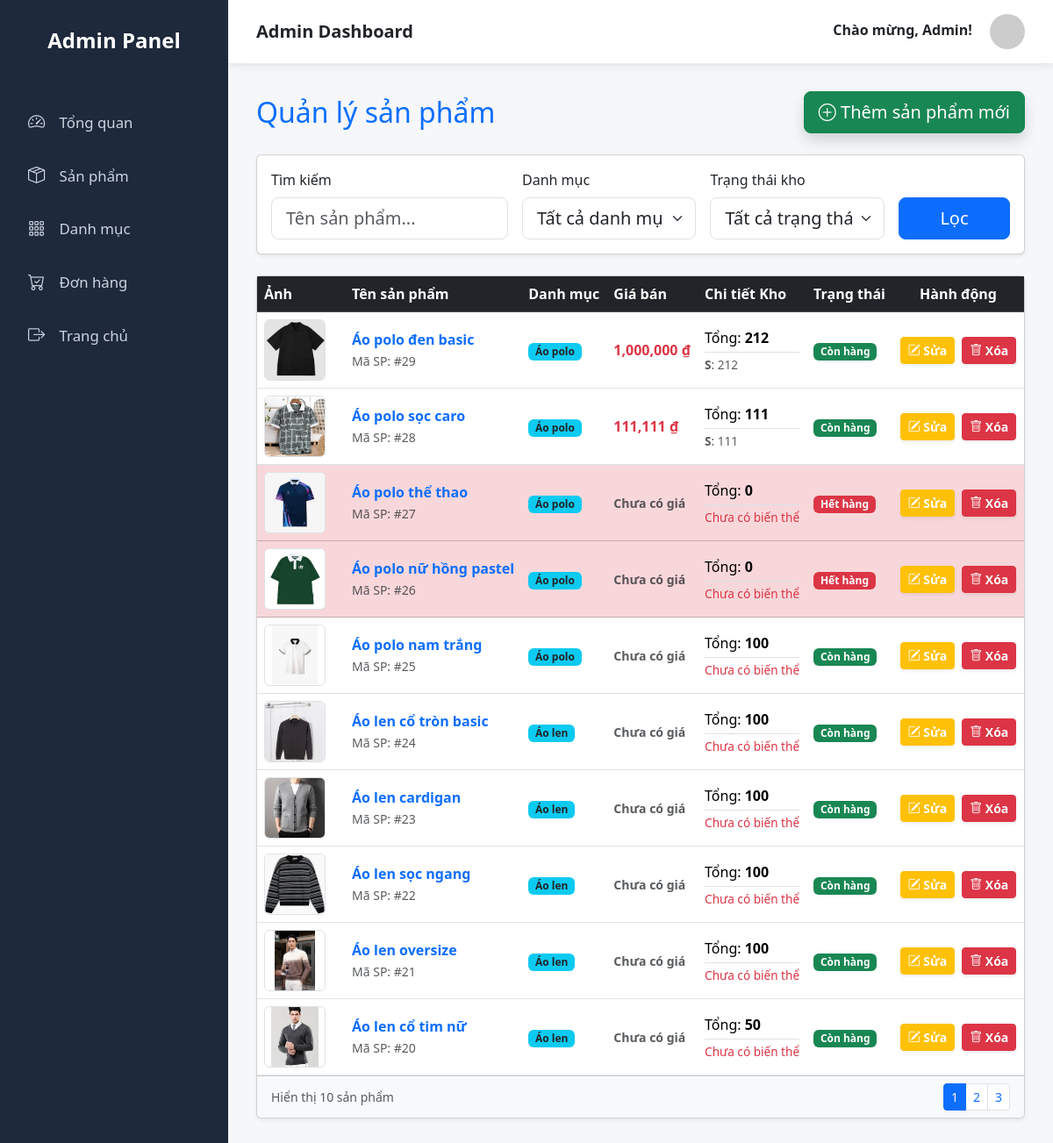
The page /admin.php?ctrl=admin&act=product (signed in) on the database its author committed.
### tables this page shows
CREATE TABLE `products` (
  `id` int NOT NULL,
  `name` varchar(255) NOT NULL,
  `category_slug` varchar(100) NOT NULL,
  `description` varchar(255) NOT NULL,
  `image` varchar(255) NOT NULL,
  `category_id` int NOT NULL,
  `status` tinyint NOT NULL DEFAULT '1',
  `sold` int NOT NULL,
  `created_at` timestamp NOT NULL,
  `quantity` int NOT NULL
);

### Controllers/AdminController.php (called while the page is built, shortened)
<?php
include_once 'admin.php';
include_once './Models/Database.php';
include_once "./Models/Admin.php";
class AdminController {
    function product() {
        $productModel = new Admin();
        $perPage = 10;
        $page = max(1, (int)($_GET['page'] ?? 1));
        $offset = ($page - 1) * $perPage;
        $where = "WHERE 1=1";
        $params = [];
        $sql = "SELECT p.*, COALESCE(c.name, 'Chưa chọn') as cat_name,
               (SELECT MIN(price) FROM product_variants WHERE product_id = p.id) as display_price,
               (SELECT GROUP_CONCAT(CONCAT('<b>', size, '</b>: ', stock) ORDER BY FIELD(size, 'S','M','L','XL','XXL') SEPARATOR '<br>')
                FROM product_variants WHERE product_id = p.id) as stock_detail
               FROM products p LEFT JOIN category c ON p.category_id = c.id
               $where ORDER BY p.id DESC LIMIT $perPage OFFSET $offset";
        $products = $productModel->query($sql, $params);
        $totalRow = $productModel->queryOne("SELECT COUNT(*) FROM products p $where", $params);
        $total = $totalRow['COUNT(*)'] ?? 0;
        $totalPages = max(1, ceil($total / $perPage));
        include_once "./Views/admin/page_product.php";
    }
}
?>

### Models/Database.php (called while the page is built, shortened)
<?php
class Database
{
  private $servername = "localhost";
  private $username = "root";
  private $password = "";
  private $dbname = "duan1";
  private $conn;
  function __construct()
  {
    try {
      $this->conn = new PDO("mysql:host=$this->servername;dbname=$this->dbname", $this->username, $this->password);
      $this->conn->setAttribute(PDO::ATTR_ERRMODE, PDO::ERRMODE_EXCEPTION);
    } catch (PDOException $e) {
      echo "Connection failed: " . $e->getMessage();
    }
  }
  private function normalizeParams($args) {
      if (count($args) === 1 && is_array($args[0])) {
          return $args[0];
      }
      return $args;
  }
  function query($sql, ...$args)
  {
    try {
      $stmt = $this->conn->prepare($sql);
      $params = $this->normalizeParams($args);
      $stmt->execute($params);
      $stmt->setFetchMode(PDO::FETCH_ASSOC);
      return $stmt->fetchAll();
    } catch (PDOException $e) {
      echo "Error SQL: " . $e->getMessage();
      return [];
    }
  }
  function queryOne($sql, ...$args)
  {
    try {
      $stmt = $this->conn->prepare($sql);
      $params = $this->normalizeParams($args);
      $stmt->execute($params);
      $stmt->setFetchMode(PDO::FETCH_ASSOC);
      return $stmt->fetch();
    } catch (PDOException $e) {
      echo "Error: " . $e->getMessage();
    }
  }
  function __destruct()
  {
    $this->conn = null;
  }
}

### Models/Admin.php (called while the page is built, shortened)
<?php
include_once "./Models/Database.php";
class Admin
{
    private $db;
    function __construct() {
        $this->db = new Database();
    }
    function query($sql, ...$params) {
        if (isset($params[0]) && is_array($params[0])) {
            $params = $params[0];
        }
        return $this->db->query($sql, $params);
    }
    function queryOne($sql, ...$params) {
        if (isset($params[0]) && is_array($params[0])) {
            $params = $params[0];
        }
        return $this->db->queryOne($sql, $params);
    }
}
?>

### Views/admin/page_product.php (the view, shortened to what this page needs)
<?php include_once "./Views/admin/layout_sidebar_admin.php" ?>
<div class="page-body">
    <div class="d-flex justify-content-between align-items-center mb-4">
        <h2 class="mb-0 text-primary">Quản lý sản phẩm</h2>
        <a href="admin.php?ctrl=admin&act=add" class="btn btn-success btn-lg shadow">
            <i class="bi bi-plus-circle"></i> Thêm sản phẩm mới
        </a>
    </div>
    <form method="GET" class="card shadow-sm mb-4">
        <div class="card-body">
            <div class="row g-3 align-items-end">
                <div class="col-lg-4">
                    <label class="form-label">Tìm kiếm</label>
                    <input type="text" name="keyword" class="form-control form-control-lg" placeholder="Tên sản phẩm..." value="<?=htmlspecialchars($_GET['keyword']??'')?>">
                </div>
                <div class="col-lg-3">
                    <label class="form-label">Danh mục</label>
                    <select name="cat_id" class="form-select form-select-lg">
                        <option value="">Tất cả danh mục</option>
                    </select>
                </div>
                <div class="col-lg-3">
                    <label class="form-label">Trạng thái kho</label>
                    <select name="status" class="form-select form-select-lg">
                        <option value="">Tất cả trạng thái</option>
                    </select>
                </div>
                <div class="col-lg-2">
                    <button type="submit" class="btn btn-primary btn-lg w-100">Lọc</button>
                </div>
            </div>
        </div>
    </form>
    <div class="card shadow-sm">
        <div class="table-responsive">
            <table class="table table-hover align-middle mb-0">
                <thead class="table-dark">
                    <tr>
                        <th width="100">Ảnh</th>
                        <th>Tên sản phẩm</th>
                        <th>Danh mục</th>
                        <th>Giá bán </th>
                        <th>Chi tiết Kho</th>
                        <th>Trạng thái</th>
                        <th class="text-center" width="150">Hành động</th>
                    </tr>
                </thead>
                <tbody>
                    <?php if(empty($products) || !is_array($products)): ?>
                        <tr><td colspan="7" class="text-center py-5 text-muted">Không tìm thấy sản phẩm nào</td></tr>
                    <?php else: ?>
                        <?php foreach($products as $p):
                            $status_class = $p['quantity'] > 10 ? 'bg-success' : ($p['quantity'] > 0 ? 'bg-warning text-dark' : 'bg-danger');
                            $status_text  = $p['quantity'] > 10 ? 'Còn hàng' : ($p['quantity'] > 0 ? 'Sắp hết' : 'Hết hàng');
                            $dbVal = $p['image'];
                            $imgUrl = "./Public/image/no-image.jpg";
                            if (!empty($dbVal)) {
                                if (strpos($dbVal, 'image/') === 0) $imgUrl = "./Public/" . $dbVal;
                                else $imgUrl = "./Public/image/" . $dbVal;
                            }
                            $displayPrice = isset($p['display_price']) && $p['display_price'] > 0
                                            ? number_format($p['display_price']) . " ₫"
                                            : "<span class='text-muted small'>Chưa có giá</span>";
                        ?>
                            <tr <?= $p['quantity'] == 0 ? 'class="table-danger"' : '' ?>>
                                <td>
                                    <img src="<?=$imgUrl?>" class="rounded border bg-white" style="width:70px; height:70px; object-fit:contain;">
                                </td>
                                <td>
                                    <strong class="text-primary"><?=htmlspecialchars($p['name'])?></strong><br>
                                    <small class="text-muted">Mã SP: #<?=$p['id']?></small>
                                </td>
                                <td><span class="badge bg-info text-dark"><?=htmlspecialchars($p['cat_name']??'Chưa chọn')?></span></td>
                                <td class="text-danger fw-bold"><?=$displayPrice?></td>
                                <td>
                                    <div class="mb-1">Tổng: <b><?=$p['quantity']?></b></div>
                                    <div class="text-muted border-top pt-1 mt-1" style="font-size: 0.85rem; line-height: 1.4;">
                                        <?= $p['stock_detail'] ?? '<span class="text-danger">Chưa có biến thể</span>' ?>
                                    </div>
                                </td>
                                <td><span class="badge <?=$status_class?>"><?=$status_text?></span></td>
                                <td class="text-center align-middle">
                                    <div class="d-flex justify-content-center gap-2">
                                        <a href="admin.php?ctrl=admin&act=edit&id=<?=$p['id']?>"
                                           class="btn btn-warning btn-sm text-white shadow-sm fw-bold"
                                           title="Sửa sản phẩm">
                                            <i class="bi bi-pencil-square"></i> Sửa
                                        </a>
                                        <a href="admin.php?ctrl=admin&act=delete&id=<?=$p['id']?>"
                                           class="btn btn-danger btn-sm text-white shadow-sm fw-bold"
                                           title="Xóa sản phẩm"
                                           onclick="return confirm('Xóa sản phẩm này sẽ xóa cả các biến thể giá. Bạn chắc chắn chứ?');">
                                           <i class="bi bi-trash"></i> Xóa
                                        </a>
                                    </div>
                                </td>
                            </tr>
                        <?php endforeach; ?>
                    <?php endif; ?>
                </tbody>
            </table>
        </div>
        <div class="card-footer bg-light d-flex justify-content-between align-items-center">
             <small class="text-muted">Hiển thị <?=count($products ?? [])?> sản phẩm</small>
             <?php if(isset($totalPages) && $totalPages > 1): ?>
                <nav><ul class="pagination pagination-sm mb-0">
                    <?php for($i = 1; $i <= $totalPages; $i++): ?>
                        <li class="page-item <?= ($page??1) == $i ? 'active' : '' ?>">
                            <a class="page-link" href="?<?=http_build_query(array_merge($_GET, ['page' => $i]))?>"><?=$i?></a>
                        </li>
                    <?php endfor; ?>
                </ul></nav>
             <?php endif; ?>
        </div>
    </div>
</div>

### admin.php (shortened to what this page needs)
<?php
include_once './Controllers/AdminController.php';
if (isset($_GET['ctrl']) && isset($_GET['act'])) {
    $ctrl = new (ucfirst($_GET['ctrl']) . 'Controller')();
    $act = $_GET['act'];
if (!empty($_GET['id'])) {
    $ctrl->$act($_GET['id']);
} else {
    $ctrl->$act();
}
}
else {
    include_once 'Controllers/AdminController.php';
    $ctrl = new AdminController();
    $ctrl->pageAdmin();
}
?>

### Views/admin/layout_sidebar_admin.php (shortened to what this page needs)
<!DOCTYPE html>
<html lang="vi">
<head>
    <link href="https://cdn.jsdelivr.net/npm/bootstrap@5.3.3/dist/css/bootstrap.min.css" rel="stylesheet">
    <link href="https://cdn.jsdelivr.net/npm/bootstrap-icons/font/bootstrap-icons.css" rel="stylesheet">
</head>
<body>
    <nav class="sidebar">
        <h4>Admin Panel</h4>
        <a href="admin.php?ctrl=admin&act=page"><i class="bi bi-speedometer2"></i> Tổng quan</a>
        <a href="admin.php?ctrl=admin&act=product" ><i class="bi bi-box-seam"></i> Sản phẩm</a>
        <a href="admin.php?ctrl=admin&act=categories"><i class="bi bi-grid-3x3-gap"></i> Danh mục</a>
        <a href="admin.php?ctrl=admin&act=order"><i class="bi bi-cart-check"></i> Đơn hàng</a>
        <a href="?ctrl=user&act=logout"><i class="bi bi-box-arrow-right"></i> Trang chủ</a>
    </nav>
    <div class="main-content">
        <div class="topbar">
            <strong class="fs-5">Admin Dashboard</strong>
            <div>
                <span class="me-3 fw-semibold">Chào mừng, Admin!</span>
                <img src="https://via.placeholder.com/40" class="rounded-circle" alt="avatar">
            </div>
        </div>

### Views/admin/layout_sidebar_admin.php (style rules this page uses)
:root { --sidebar-w: 260px; }
* { box-sizing: border-box; margin:0; padding:0; }
body { font-family: 'Segoe UI', Tahoma, Geneva, Verdana, sans-serif; background: #f5f7fa; min-height: 100vh; display: flex; }
.sidebar { width: var(--sidebar-w); background: #1e293b; color: #cbd5e1; position: fixed; top: 0; bottom: 0; left: 0; padding: 2rem 0; z-index: 1000; }
.sidebar h4 { color: white; text-align: center; margin-bottom: 3rem; font-weight: 600; font-size: 1.5rem; }
.sidebar a { display: block; padding: 1rem 2rem; color: #cbd5e1; text-decoration: none; font-size: 1.05rem; transition: all 0.3s; }
.sidebar a i { margin-right: 12px; font-size: 1.2rem; }
.main-content { margin-left: var(--sidebar-w); width: calc(100% - var(--sidebar-w)); display: flex; flex-direction: column; }
.topbar { background: white; padding: 1rem 2rem; box-shadow: 0 2px 10px rgba(0,0,0,0.1); display: flex; justify-content: space-between; align-items: center; position: sticky; top: 0; z-index: 999; }
.page-body { padding: 2rem; flex: 1; }

### rows shown on the page
products: image (picture), name "Áo polo đen basic", id "29", cat_name "Áo polo", display_price "1,000,000", quantity "212", stock_detail "S : 212", quantity "Còn hàng"
products: image (picture), name "Áo polo sọc caro", id "28", cat_name "Áo polo", display_price "111,111", quantity "111", stock_detail "S : 111", quantity "Còn hàng"
products: image (picture), name "Áo polo thể thao", id "27", cat_name "Áo polo", shows "Chưa có giá", quantity "0", stock_detail "Chưa có biến thể", quantity "Hết hàng"
products: image (picture), name "Áo polo nữ hồng pastel", id "26", cat_name "Áo polo", shows "Chưa có giá", quantity "0", stock_detail "Chưa có biến thể", quantity "Hết hàng"
products: image (picture), name "Áo polo nam trắng", id "25", cat_name "Áo polo", shows "Chưa có giá", quantity "100", stock_detail "Chưa có biến thể", quantity "Còn hàng"
products: image (picture), name "Áo len cổ tròn basic", id "24", cat_name "Áo len", shows "Chưa có giá", quantity "100", stock_detail "Chưa có biến thể", quantity "Còn hàng"
products: image (picture), name "Áo len cardigan", id "23", cat_name "Áo len", shows "Chưa có giá", quantity "100", stock_detail "Chưa có biến thể", quantity "Còn hàng"
products: image (picture), name "Áo len sọc ngang", id "22", cat_name "Áo len", shows "Chưa có giá", quantity "100", stock_detail "Chưa có biến thể", quantity "Còn hàng"
products: image (picture), name "Áo len oversize", id "21", cat_name "Áo len", shows "Chưa có giá", quantity "100", stock_detail "Chưa có biến thể", quantity "Còn hàng"
products: image (picture), name "Áo len cổ tim nữ", id "20", cat_name "Áo len", shows "Chưa có giá", quantity "50", stock_detail "Chưa có biến thể", quantity "Còn hàng"

### other values the page prints
count($products ?? []) "10"
